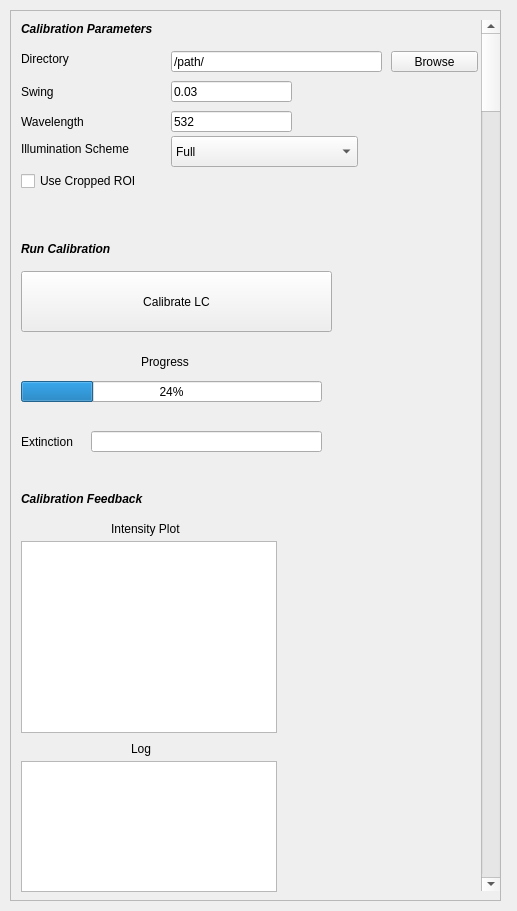
<?xml version="1.0" encoding="UTF-8"?>
<ui version="4.0">
 <class>Form</class>
 <widget class="QWidget" name="Form">
  <property name="geometry">
   <rect>
    <x>0</x>
    <y>0</y>
    <width>517</width>
    <height>911</height>
   </rect>
  </property>
  <property name="windowTitle">
   <string>Form</string>
  </property>
  <widget class="QScrollArea" name="scrollArea">
   <property name="geometry">
    <rect>
     <x>10</x>
     <y>10</y>
     <width>491</width>
     <height>891</height>
    </rect>
   </property>
   <property name="mouseTracking">
    <bool>false</bool>
   </property>
   <property name="widgetResizable">
    <bool>true</bool>
   </property>
   <widget class="QWidget" name="scrollAreaWidgetContents">
    <property name="geometry">
     <rect>
      <x>0</x>
      <y>0</y>
      <width>489</width>
      <height>889</height>
     </rect>
    </property>
    <widget class="QLabel" name="label_extinction">
     <property name="geometry">
      <rect>
       <x>10</x>
       <y>420</y>
       <width>71</width>
       <height>21</height>
      </rect>
     </property>
     <property name="text">
      <string>Extinction</string>
     </property>
    </widget>
    <widget class="QLineEdit" name="lineEdit">
     <property name="geometry">
      <rect>
       <x>160</x>
       <y>40</y>
       <width>211</width>
       <height>21</height>
      </rect>
     </property>
     <property name="text">
      <string>/path/</string>
     </property>
    </widget>
    <widget class="QLabel" name="label_calibration_params_5">
     <property name="geometry">
      <rect>
       <x>10</x>
       <y>480</y>
       <width>171</width>
       <height>16</height>
      </rect>
     </property>
     <property name="font">
      <font>
       <weight>75</weight>
       <italic>true</italic>
       <bold>true</bold>
      </font>
     </property>
     <property name="text">
      <string>Calibration Feedback</string>
     </property>
    </widget>
    <widget class="QLabel" name="label_dir">
     <property name="geometry">
      <rect>
       <x>10</x>
       <y>40</y>
       <width>56</width>
       <height>16</height>
      </rect>
     </property>
     <property name="text">
      <string>Directory</string>
     </property>
    </widget>
    <widget class="QLabel" name="label_inten_plot">
     <property name="geometry">
      <rect>
       <x>100</x>
       <y>510</y>
       <width>111</width>
       <height>16</height>
      </rect>
     </property>
     <property name="text">
      <string>Intensity Plot</string>
     </property>
    </widget>
    <widget class="QLabel" name="label_calibration_params">
     <property name="geometry">
      <rect>
       <x>10</x>
       <y>10</y>
       <width>171</width>
       <height>16</height>
      </rect>
     </property>
     <property name="font">
      <font>
       <weight>75</weight>
       <italic>true</italic>
       <bold>true</bold>
      </font>
     </property>
     <property name="text">
      <string>Calibration Parameters</string>
     </property>
    </widget>
    <widget class="QPushButton" name="qbutton_calibrate_lc">
     <property name="geometry">
      <rect>
       <x>10</x>
       <y>260</y>
       <width>311</width>
       <height>61</height>
      </rect>
     </property>
     <property name="sizePolicy">
      <sizepolicy hsizetype="Minimum" vsizetype="Fixed">
       <horstretch>0</horstretch>
       <verstretch>0</verstretch>
      </sizepolicy>
     </property>
     <property name="text">
      <string>Calibrate LC</string>
     </property>
     <property name="autoDefault">
      <bool>false</bool>
     </property>
    </widget>
    <widget class="QLabel" name="label_scheme">
     <property name="geometry">
      <rect>
       <x>10</x>
       <y>130</y>
       <width>131</width>
       <height>16</height>
      </rect>
     </property>
     <property name="text">
      <string>Illumination Scheme</string>
     </property>
    </widget>
    <widget class="QGraphicsView" name="plot_window">
     <property name="geometry">
      <rect>
       <x>10</x>
       <y>530</y>
       <width>256</width>
       <height>192</height>
      </rect>
     </property>
    </widget>
    <widget class="QLabel" name="label_calibration_params_4">
     <property name="geometry">
      <rect>
       <x>10</x>
       <y>230</y>
       <width>171</width>
       <height>16</height>
      </rect>
     </property>
     <property name="font">
      <font>
       <weight>75</weight>
       <italic>true</italic>
       <bold>true</bold>
      </font>
     </property>
     <property name="text">
      <string>Run Calibration</string>
     </property>
    </widget>
    <widget class="QPushButton" name="pushButton">
     <property name="geometry">
      <rect>
       <x>380</x>
       <y>40</y>
       <width>87</width>
       <height>21</height>
      </rect>
     </property>
     <property name="autoFillBackground">
      <bool>false</bool>
     </property>
     <property name="text">
      <string>Browse</string>
     </property>
     <property name="checkable">
      <bool>false</bool>
     </property>
     <property name="default">
      <bool>false</bool>
     </property>
    </widget>
    <widget class="QLineEdit" name="le_extinction">
     <property name="geometry">
      <rect>
       <x>80</x>
       <y>420</y>
       <width>231</width>
       <height>21</height>
      </rect>
     </property>
     <property name="sizePolicy">
      <sizepolicy hsizetype="Minimum" vsizetype="Fixed">
       <horstretch>0</horstretch>
       <verstretch>0</verstretch>
      </sizepolicy>
     </property>
     <property name="readOnly">
      <bool>true</bool>
     </property>
    </widget>
    <widget class="QLabel" name="label_wavelength">
     <property name="geometry">
      <rect>
       <x>10</x>
       <y>100</y>
       <width>91</width>
       <height>21</height>
      </rect>
     </property>
     <property name="text">
      <string>Wavelength</string>
     </property>
    </widget>
    <widget class="QCheckBox" name="checkBox">
     <property name="geometry">
      <rect>
       <x>10</x>
       <y>160</y>
       <width>141</width>
       <height>20</height>
      </rect>
     </property>
     <property name="text">
      <string>Use Cropped ROI</string>
     </property>
    </widget>
    <widget class="QLineEdit" name="le_swing">
     <property name="geometry">
      <rect>
       <x>160</x>
       <y>70</y>
       <width>121</width>
       <height>21</height>
      </rect>
     </property>
     <property name="sizePolicy">
      <sizepolicy hsizetype="Fixed" vsizetype="Fixed">
       <horstretch>0</horstretch>
       <verstretch>0</verstretch>
      </sizepolicy>
     </property>
     <property name="text">
      <string>0.03</string>
     </property>
    </widget>
    <widget class="QComboBox" name="cb_calibration_mode">
     <property name="geometry">
      <rect>
       <x>160</x>
       <y>125</y>
       <width>187</width>
       <height>31</height>
      </rect>
     </property>
     <item>
      <property name="text">
       <string>Full</string>
      </property>
     </item>
     <item>
      <property name="text">
       <string>Coarse</string>
      </property>
     </item>
     <item>
      <property name="text">
       <string>Fine</string>
      </property>
     </item>
    </widget>
    <widget class="QLabel" name="label_progress">
     <property name="geometry">
      <rect>
       <x>130</x>
       <y>340</y>
       <width>60</width>
       <height>21</height>
      </rect>
     </property>
     <property name="text">
      <string>Progress</string>
     </property>
    </widget>
    <widget class="QLabel" name="label_calibration_params_2">
     <property name="geometry">
      <rect>
       <x>270</x>
       <y>250</y>
       <width>161</width>
       <height>21</height>
      </rect>
     </property>
     <property name="text">
      <string/>
     </property>
    </widget>
    <widget class="QLabel" name="label_swing">
     <property name="geometry">
      <rect>
       <x>10</x>
       <y>70</y>
       <width>73</width>
       <height>21</height>
      </rect>
     </property>
     <property name="text">
      <string>Swing</string>
     </property>
    </widget>
    <widget class="QLineEdit" name="le_wavelength">
     <property name="geometry">
      <rect>
       <x>160</x>
       <y>100</y>
       <width>121</width>
       <height>21</height>
      </rect>
     </property>
     <property name="sizePolicy">
      <sizepolicy hsizetype="Fixed" vsizetype="Fixed">
       <horstretch>0</horstretch>
       <verstretch>0</verstretch>
      </sizepolicy>
     </property>
     <property name="text">
      <string>532</string>
     </property>
    </widget>
    <widget class="QProgressBar" name="progressBar">
     <property name="geometry">
      <rect>
       <x>10</x>
       <y>370</y>
       <width>301</width>
       <height>21</height>
      </rect>
     </property>
     <property name="value">
      <number>24</number>
     </property>
    </widget>
    <widget class="QLabel" name="label_inten_plot_2">
     <property name="geometry">
      <rect>
       <x>120</x>
       <y>730</y>
       <width>31</width>
       <height>16</height>
      </rect>
     </property>
     <property name="text">
      <string>Log</string>
     </property>
    </widget>
    <widget class="QGraphicsView" name="plot_window_2">
     <property name="geometry">
      <rect>
       <x>10</x>
       <y>750</y>
       <width>256</width>
       <height>131</height>
      </rect>
     </property>
    </widget>
    <widget class="QScrollBar" name="verticalScrollBar">
     <property name="geometry">
      <rect>
       <x>470</x>
       <y>9</y>
       <width>20</width>
       <height>871</height>
      </rect>
     </property>
     <property name="orientation">
      <enum>Qt::Vertical</enum>
     </property>
    </widget>
   </widget>
  </widget>
 </widget>
 <resources/>
 <connections/>
</ui>
